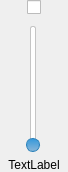
<?xml version="1.0" encoding="UTF-8"?>
<ui version="4.0">
 <class>SSGEGSlider</class>
 <widget class="QWidget" name="SSGEGSlider">
  <property name="geometry">
   <rect>
    <x>0</x>
    <y>0</y>
    <width>68</width>
    <height>172</height>
   </rect>
  </property>
  <property name="windowTitle">
   <string>Form</string>
  </property>
  <layout class="QVBoxLayout" name="verticalLayout">
   <property name="leftMargin">
    <number>0</number>
   </property>
   <property name="topMargin">
    <number>0</number>
   </property>
   <property name="rightMargin">
    <number>0</number>
   </property>
   <property name="bottomMargin">
    <number>0</number>
   </property>
   <item alignment="Qt::AlignHCenter">
    <widget class="QCheckBox" name="checkBox">
     <property name="text">
      <string/>
     </property>
    </widget>
   </item>
   <item alignment="Qt::AlignHCenter">
    <widget class="QSlider" name="verticalSlider">
     <property name="styleSheet">
      <string notr="true">QSlider::groove:vertical {
	width: 4px;
	background-color: #fefefe;
	border: 1px solid #c4c4c4;
	margin: 5px 0;
	border-radius: 2px;
}

QSlider::handle:vertical {
	height: 12px;
	/*background-color: #3498db;*/
	background-color: qlineargradient(x1:0, y1:0, x2:0, y2:1, stop:0 #3498db, stop:1 #8bb7d9);
	border: 1px solid #2980b9;
	margin: -6px -5px;
	border-radius: 7px;
}

QSlider::add-page:vertical {
	margin: 0 1px 6px;
	background-color: qlineargradient(x1:0, y1:0, x2:0, y2:1, stop:0 #edf9ff, stop:1 #c2e0f4);
	border-radius: 2px;
}</string>
     </property>
     <property name="orientation">
      <enum>Qt::Vertical</enum>
     </property>
    </widget>
   </item>
   <item>
    <widget class="QLabel" name="label">
     <property name="text">
      <string>TextLabel</string>
     </property>
     <property name="alignment">
      <set>Qt::AlignCenter</set>
     </property>
    </widget>
   </item>
  </layout>
 </widget>
 <tabstops>
  <tabstop>checkBox</tabstop>
  <tabstop>verticalSlider</tabstop>
 </tabstops>
 <resources/>
 <connections/>
</ui>
